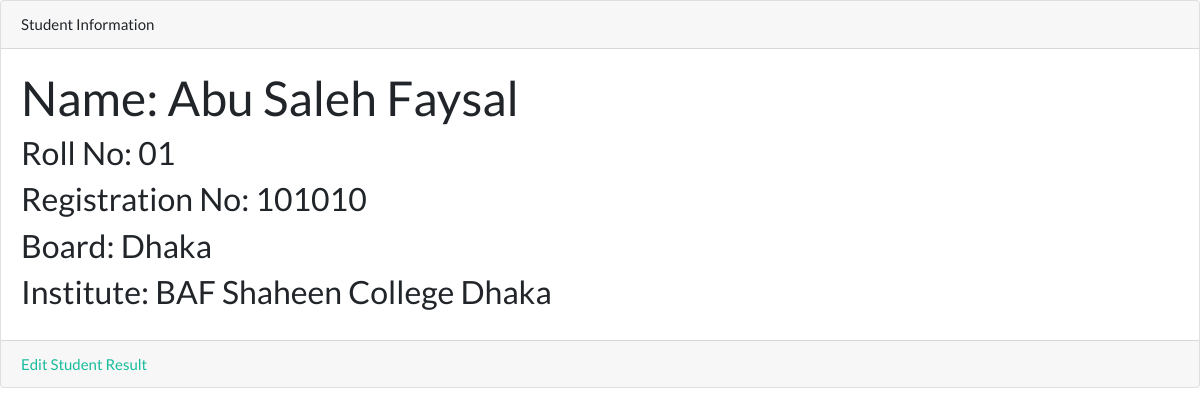
Screenshot of /view/31 with the database file from the repository.
### tables this page shows
CREATE TABLE `students_info` (
  `stu_sl` int(10) NOT NULL,
  `stu_name` varchar(50) NOT NULL,
  `stu_roll` varchar(50) NOT NULL,
  `reg` varchar(50) NOT NULL,
  `board` varchar(50) NOT NULL,
  `institute` varchar(50) NOT NULL
);

### application/controllers/admin.php (called while the page is built, shortened)
<?php
class Admin extends CI_Controller {
	public function view($stu_sl)
	{
		$this->load->model('admin_model');
		$students = $this->admin_model->getSingleStudentinfo($stu_sl);
		$this->load->view('edu-admin/view',['students'=>$students]);
	}
}
?>

### index.php (called while the page is built, shortened)
<?php
require_once BASEPATH.'core/CodeIgniter.php';

### application/models/admin_model.php (called while the page is built, shortened)
<?php
	class admin_model extends CI_model {
	public function getSingleStudentinfo($stu_sl)
	{
		$query = $this->db->get_where('students_info', array('stu_sl' => $stu_sl));
		if ( $query->num_rows() > 0 ) {
			return $query->row();
		}
	}
}

### application/views/edu-admin/view.php (the view, shortened to what this page needs)
<!DOCTYPE html>
<html lang="en">
<head>
	<link rel="stylesheet" type="text/css" href="<?php echo base_url('assets/css/bootstrap.css'); ?>">
</head>
<body>
	<div class="card">
		<div class="card-header">Student Information</div>
		<div class="card-body">
			<h1>Name: <?php echo $students->stu_name; ?></h1>
			<h3>Roll No: <?php echo $students->stu_roll; ?></h3>
			<h3>Registration No: <?php echo $students->reg; ?></h3>
			<h3>Board: <?php echo $students->board; ?></h3>
			<h3>Institute: <?php echo $students->institute; ?></h3>
		</div>
		<div class="card-footer">
			<a href="<?php echo base_url(); ?>update_result/<?php echo $students->stu_roll; ?>">Edit Student Result</a>
		</div>
	</div>
</body>
</html>

### rows the page displays
students_info: stu_name "Abu Saleh Faysal", stu_roll "01", reg "101010", board "Dhaka", institute "BAF Shaheen College Dhaka"
